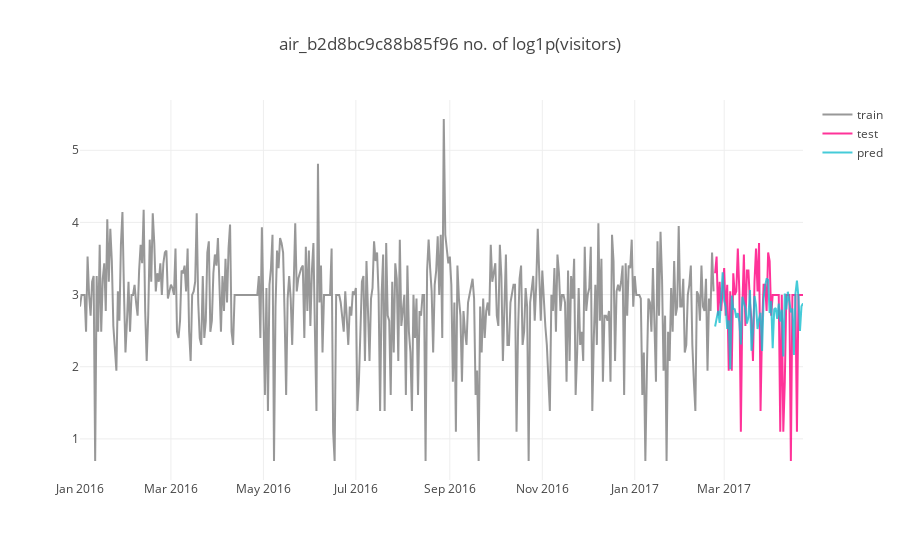
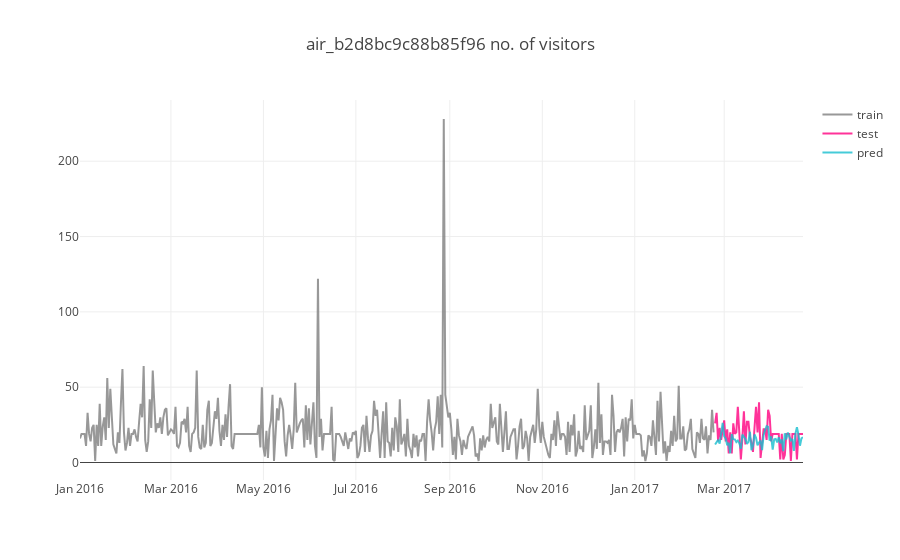

These figures' notebook cell, in order:
### Code cell
# Plotting prediction
df = pd.DataFrame({'ds': pd.date_range(start='23/02/2017', end='22/04/2017')})
p = pd.DataFrame({'yhat':pred})
predict = df.join(p)
y_train = y_train.reset_index()
y_test = y_test.reset_index()
plotly_plot_log(y_train,y_test,predict)
plotly_plot(y_train,y_test,predict)
